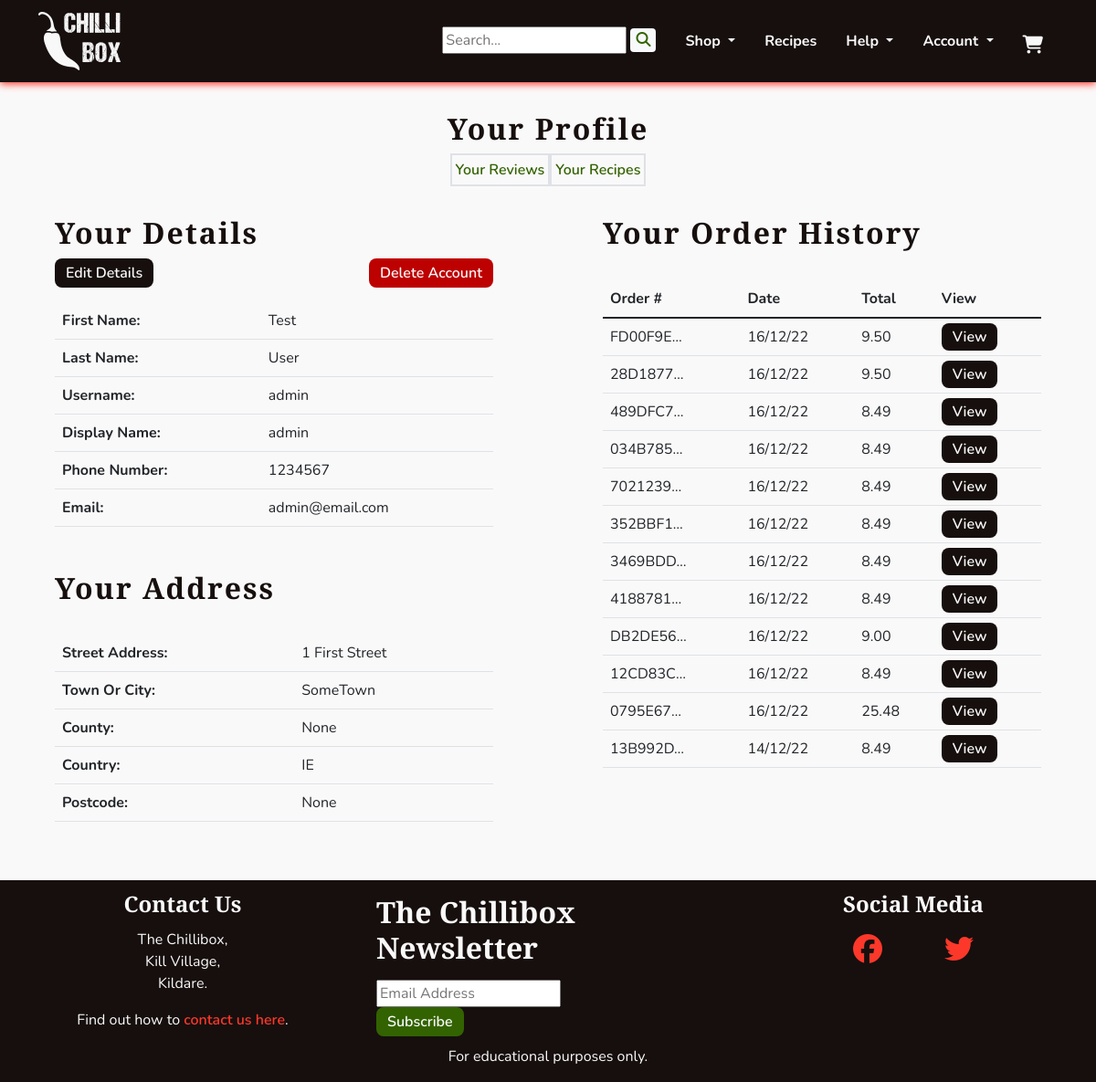
Page /profiles/profile/ (signed in) on the committed database.
### profiles/models.py (models this page shows, shortened)
class UserProfile(models.Model):
    user = models.OneToOneField(User, on_delete=models.CASCADE)
    first_name = models.CharField(max_length=40, null=True, blank=True)
    last_name = models.CharField(max_length=80, null=True, blank=True)
    display_name = models.CharField(max_length=40, null=True, blank=True)
    phone_number = models.CharField(max_length=20, null=True, blank=True)
    street_address1 = models.CharField(max_length=80, null=True, blank=True)
    street_address2 = models.CharField(max_length=80, null=True, blank=True)
    town_or_city = models.CharField(max_length=40, null=True, blank=True)
    county = models.CharField(max_length=80, null=True, blank=True)
    country = CountryField(blank_label='Country', null=True, blank=True)
    postcode = models.CharField(max_length=20, null=True, blank=True)
    class Meta:
        verbose_name_plural = "User Profiles"
    def __str__(self):
        return self.display_name

### checkout/models.py (models this page shows, shortened)
class Order(models.Model):
    order_number = models.CharField(max_length=32, editable=False)
    user_profile = models.ForeignKey(UserProfile, on_delete=models.SET_NULL,
                                     null=True, blank=True,
                                     related_name='orders')
    first_name = models.CharField(max_length=50)
    last_name = models.CharField(max_length=50)
    email = models.EmailField(max_length=254)
    phone_number = models.CharField(max_length=20)
    country = CountryField(blank_label='Country *')
    postcode = models.CharField(max_length=20, null=True, blank=True)
    town_or_city = models.CharField(max_length=40)
    street_address1 = models.CharField(max_length=80)
    street_address2 = models.CharField(max_length=80, null=True, blank=True)
    county = models.CharField(max_length=80, null=True, blank=True)
    date = models.DateTimeField(auto_now_add=True)
    delivery_cost = models.DecimalField(max_digits=6,
                                        decimal_places=2, default=0)
    order_total = models.DecimalField(max_digits=10,
                                      decimal_places=2, default=0)
    grand_total = models.DecimalField(max_digits=10,
                                      decimal_places=2, default=0)
    original_cart = models.TextField(null=False, blank=False, default='')
    stripe_pid = models.CharField(max_length=254, null=False, blank=False,
                                  default='')

### profiles/views.py (the view)
# urls.py: path('profile/', views.ProfileView.as_view(), name='profile'),
class ProfileView(LoginRequiredMixin, View):
    def get(self, request):
        profile = get_object_or_404(UserProfile, user=request.user)
        orders = profile.orders.all().order_by('-date')
        template_name = 'profiles/profile.html'
        context = {
            'profile': profile,
            'orders': orders,
            }
        return render(request, template_name, context)

### profiles/templates/profiles/profile.html (shortened to what this page needs)
{% extends 'base.html' %}
{% block content %}
<section class="row">
    <div class="text-center">
        <h2 class="headings mb-2">Your Profile</h2>
        <div class="d-flex flex-row justify-content-center">
            <div class="border border-2 p-1">
                <a class="chilli-link" href="{% url 'profiles:review_list' %}">Your Reviews</a>
            </div>
            <div class="border border-2 p-1">
                <a class="chilli-link" href="{% url 'profiles:user_recipes' %}">Your Recipes</a>
            </div>
        </div>
    </div>
    <div class="col-12 col-md-6">
        <div class="col-sm-10 mx-auto">
            <h2 class="headings mb-2">Your Details</h2>
            <div class="d-flex flex-row justify-content-between mb-3">
                <a class="chilli-btn" href="{% url 'profiles:edit_profile' %}">Edit Details</a>
                <a class="chilli-btn chilli-dngr" href="{% url 'profiles:delete_account' %}">Delete Account</a>
            </div>
            <div class="table-responsive">
                <table class="table">
                    <tr>
                        <th>First Name: </th>
                        <td>{{ profile.first_name }} </td>
                    </tr>
                    <tr>
                        <th>Last Name: </th>
                        <td>{{ profile.last_name }} </td>
                    </tr>
                    <tr>
                        <th>Username: </th>
                        <td>{{ profile.user.username }} </td>
                    </tr>
                    <tr>
                        <th>Display Name: </th>
                        <td>{{ profile.display_name }} </td>
                    </tr>
                    <tr>
                        <th>Phone Number: </th>
                        <td>{{ profile.phone_number }} </td>
                    </tr>
                    <tr>
                        <th>Email: </th>
                        <td class="text-break">{{ profile.user.email }} </td>
                    </tr>
                </table>
            </div>
            <h2 class="headings">Your Address</h2>
            <div class="table-responsive">
                <table class="table">
                    <tr>
                        <th>Street Address: </th>
                        <td>{{ profile.street_address1 }} </td>
                    </tr>
                    <tr>
                        <th>Town Or City: </th>
                        <td>{{ profile.town_or_city }} </td>
                    </tr>
                    <tr>
                        <th>County: </th>
                        <td>{{ profile.county }} </td>
                    </tr>
                    <tr>
                        <th>Country: </th>
                        <td>{{ profile.country }} </td>
                    </tr>
                    <tr>
                        <th>Postcode: </th>
                        <td>{{ profile.postcode }} </td>
                    </tr>
                </table>
            </div>
        </div>
    </div>
    <div class="col-12 col-md-6">
        <div class="col-sm-10 mx-auto">
            <h2 class="headings">Your Order History</h2>
            <div class="table-responsive">
                <table class="table">
                    <thead>
                        <tr>
                            <th>Order #</th>
                            <th>Date</th>
                            <th>Total</th>
                            <th>View</th>
                        </tr>
                    </thead>
                    <tbody>
                        {% for order in orders %}
                        <tr>
                            <td>{{ order.order_number|truncatechars:8 }}</td>
                            <td>{{ order.date|date:'d/m/y' }}</td>
                            <td>{{ order.grand_total }}</td>
                            <td>
                                <a class="chilli-btn" href="{% url 'profiles:order_history' order.order_number %}">
                                    View
                                </a>
                            </td>
                        </tr>
                        {% endfor %}
                    </tbody>
                </table>
            </div>
        </div>
    </div>
</section>
{% endblock %}

### templates/base.html (shortened to what this page needs)
{% load static %}
<!DOCTYPE html>
<html lang="en">
    <head>
        <link href="https://cdn.jsdelivr.net/npm/bootstrap@5.1.3/dist/css/bootstrap.min.css" rel="stylesheet">
        <link href="//cdn-images.mailchimp.com/embedcode/classic-071822.css" rel="stylesheet" type="text/css">
        <link rel="stylesheet" href="{% static 'css/style.css' %}">
    </head>
    <body class="d-flex flex-column h-100">
        {% include 'includes/header.html' %}
        <main class="container-fluid mb-5">
            {% block content %}
            {% endblock content %}
        </main>
        {% include 'includes/footer.html' %}
    </body>
</html>

### templates/includes/header.html (shortened to what this page needs)
{% load static %}
<header>
    <nav id="navbar" class="navbar navbar-expand-lg">
        <div class="container-sm d-flex justify-content-between">
            <a class="navbar-brand" href="{% url 'home:index' %}" aria-label="Go to home page"><img width="90"
                    height="64" src="{% static 'images/chilli-logo-white.png' %}" alt="The Chillibox Logo"></a>
            <div class="collapse navbar-collapse" id="navbarSupportedContent">
                <ul class="navbar-nav ms-auto mb-2 mb-lg-0">
                    <li class="nav-item m-2 px-2">
                        <form action="{% url 'products:search_results' %}" method="GET">
                            <input name="q" type="text" placeholder="Search...">
                            <button type="submit" class="chilli-link bg-light rounded" aria-label="Search">
                                <i class="fa-solid fa-magnifying-glass"></i>
                            </button>
                        </form>
                    </li>
                    <li class="nav-item dropdown">
                        <a class="navbar-links dropdown-toggle" href="#" role="button" data-bs-toggle="dropdown"
                            aria-expanded="false">
                            Shop
                        </a>
                    </li>
                    <li class="nav-item">
                        <a class="navbar-links" href="{% url 'recipes:recipes_list' %}">Recipes</a>
                    </li>
                    <li class="nav-item dropdown">
                        <a class="navbar-links dropdown-toggle" href="#" role="button" data-bs-toggle="dropdown"
                            aria-expanded="false">
                            Help
                        </a>
                    </li>
                    <li class="nav-item dropdown">
                        <a class="navbar-links dropdown-toggle" href="#" role="button" data-bs-toggle="dropdown"
                            aria-expanded="false">
                            Account
                        </a>
                    </li>
                </ul>
            </div>
            <a class="navbar-links pb-0 mb-0" data-bs-toggle="offcanvas" href="#theCart" role="button" aria-label="Cart">
                <i class="fa-solid fa-cart-shopping big">
                </i>
            </a>
        </div>
    </nav>
</header>

### cart/templates/cart/cart_canvas.html (shortened to what this page needs)
{% load static %}

### templates/includes/footer.html (shortened to what this page needs)
<footer class="footer mt-auto">
    <div class="container-fluid">
        <div class="row">
            <div class="col-md-4 text-center">
                <h2 class="footer-headings">Contact Us</h2>
                <p>
                    The Chillibox,<br>
                    Kill Village,<br>
                    Kildare.
                </p>
                <p>
                    Find out how to <a class="chilli-link-alt" href="{% url 'home:contact' %}">contact us here</a>.
                </p>
            </div>
            <div class="col-md-4">
                <link href="//cdn-images.mailchimp.com/embedcode/classic-071822.css" rel="stylesheet" type="text/css">
                <div id="mc_embed_signup">
                    <form
                        action="https://gmail.us18.list-manage.com/subscribe/post?u=a555a78c1c0e0713634b8751c&amp;id=1946d67f26&amp;f_id=007527e7f0"
                        method="post" id="mc-embedded-subscribe-form" name="mc-embedded-subscribe-form" class="validate"
                        target="_blank" novalidate>
                        <div id="mc_embed_signup_scroll">
                            <h2>The Chillibox Newsletter</h2>
                            <div class="mc-field-group text-contain my-0">
                                <input type="email" value="" name="EMAIL" class="required email" id="mce-EMAIL" placeholder="Email Address"
                                    required>
                            </div>
                            <div class="optionalParent">
                                <div>
                                    <input type="submit" value="Subscribe" name="subscribe" id="mc-embedded-subscribe"
                                        class="chilli-btn chilli-go border-0">
                                </div>
                            </div>
                        </div>
                    </form>
                </div>
            </div>
            <div class="col-md-4 text-center">
                <h2 class="footer-headings">Social Media</h2>
                <p>
                    <a class="chilli-link-alt footer-socials" href="https://facebook.com" target="_blank" rel="noopener"
                        aria-label="Find us on Facebook (opens in new tab)"><i class="fa-brands fa-facebook"></i></a>
                    <a class="chilli-link-alt footer-socials" href="https://twitter.com" target="_blank" rel="noopener"
                        aria-label="Find us on Twitter (opens in new tab)"><i class="fa-brands fa-twitter"></i></a>
                </p>
            </div>
        </div>
        <div class="row text-center">
            <p>For educational purposes only.</p>
        </div>
    </div>
</footer>

### static/css/style.css (style rules this page uses)
:root { --site-white: #faf9f9; --site-black: #160f0e; --site-grey: #6b6363; --site-red: #fc382a; --site-dark-red:#bd0000; --site-green: #568729; --site-dark-green: #326300; --site-text-bg: rgba(49, 99, 0, 0.2); --site-car-bg: rgba(245, 241, 238, 0.61); }
html { height: 100%; }
section { max-width: 2550px; }
body { font-family: "Nunito", sans-serif; color: var(--site-black); font-size: 1rem; background: var(--site-white); }
h1, h2, h3, h4 { font-family: "Merriweather Sans", "Nunito", sans-serif; font-weight: 900; margin-top: 0.5em; margin-bottom: 0.5em; }
.headings { font-size: 2rem; letter-spacing: 2px; margin: 1em 0; }
.big { font-size: 1.25rem; }
.text-contain { max-width: 500px; margin: 2em auto; }
button { border: none; }
ul { padding: 0; }
li { list-style: none; }
a { text-decoration: none; }
.navbar-links { cursor: pointer; display: inline-block; padding: 0.25rem 0.5rem; color: var(--site-white); font-weight: 700; margin: 0.5em; transition: all 0.8s linear; }
.chilli-link { font-weight: 600; color: var(--site-dark-green); transition: all 0.2s linear; }
.chilli-link-alt { font-weight: 600; color: var(--site-red); transition: all 0.2s linear; }
.chilli-btn { padding: 0.25em 0.75em; font-weight: 600; color: var(--site-white); background-color: var(--site-black); border-radius: 8px; transition: all 0.2s linear; }
.chilli-dngr { background-color: var(--site-dark-red); }
.chilli-go { background-color: var(--site-dark-green); }
#navbar { background-color: var(--site-black); color: var(--site-white); box-shadow: 0 2px 8px 0 var(--site-red); }
footer { background-color: var(--site-black); color: var(--site-white); }
.footer-headings { font-size: 1.5em; }
.footer-socials { font-size: 2em; padding: 0 1em; }
#mc_embed_signup { clear: left; }

### rows in the picture
UserProfile: first_name "Test", last_name "User", user.username "admin", display_name "admin", phone_number "1234567", user.email "admin@email.com", street_address1 "1 First Street", town_or_city "SomeTown", county "None", country "IE", postcode "None"
Order: order_number "FD00F9E…", date "16/12/22", grand_total "9.50"
Order: order_number "28D1877…", date "16/12/22", grand_total "9.50"
Order: order_number "489DFC7…", date "16/12/22", grand_total "8.49"
Order: order_number "034B785…", date "16/12/22", grand_total "8.49"
Order: order_number "7021239…", date "16/12/22", grand_total "8.49"
Order: order_number "352BBF1…", date "16/12/22", grand_total "8.49"
Order: order_number "3469BDD…", date "16/12/22", grand_total "8.49"
Order: order_number "4188781…", date "16/12/22", grand_total "8.49"
Order: order_number "DB2DE56…", date "16/12/22", grand_total "9.00"
Order: order_number "12CD83C…", date "16/12/22", grand_total "8.49"
Order: order_number "0795E67…", date "16/12/22", grand_total "25.48"
Order: order_number "13B992D…", date "14/12/22", grand_total "8.49"
